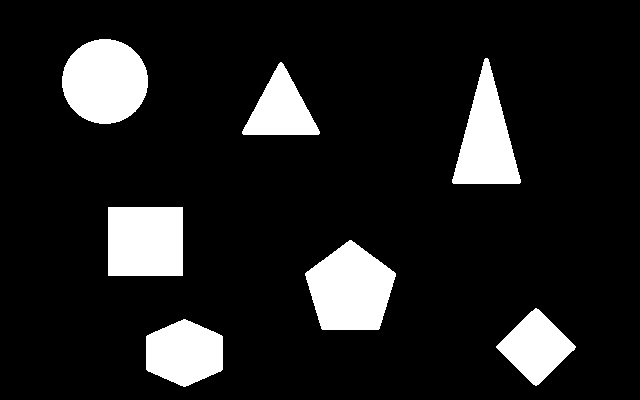
#> input picture Bilder/Objekte.png, 640 x 400 px, found by its file name
$ python labor4.py
#> lines starting #> are read from the running program, lines starting #| are printed output that depends on the picture; after the words box and inside, x2 and y2 are one past the last pixel; in counts of white or black regions, pixels touching at a corner belong together
#> further down, image is the input picture: shape (400, 640, 3); 12.4% white; 7 white regions, largest, box (x1, y1, x2, y2) and area: (305, 240, 396, 330) 5787, (62, 39, 148, 124) 5724, (108, 207, 183, 276) 5175
import cv2
import numpy as np
import matplotlib.pyplot as plt
import matplotlib
import json

def local_max(data):
    count = 0
    for r in range(len(data)):
        if data[(r-1)%len(data)] <= data[r] and data[r] > data[(r+1) % len(data)]:
            count += 1

    return count

def random_colorgen():

    b = np.round(np.random.default_rng().random()*255)
    g = np.round(np.random.default_rng().random()*255)
    r = np.round(np.random.default_rng().random()*255)

    return (int(b),int(g),int(r))

def konturanalyse(image):
    cf = json.load(open("ImageProcessingGUI.json", 'r'))
#> (reads Labor/ImageProcessingGUI.json from the repository)

    h,w=image.shape[0:2]
#> h = 400; w = 640

    newimage = np.uint8(np.zeros((h,w,3)))


    #graukonversion damit die Konturen mit high und low eingegrenzt werden können
    image_gray = cv2.cvtColor(image, cv2.COLOR_BGR2GRAY)
    _, image_binary = cv2.threshold(image_gray,cf["val1"],cf["val2"],cv2.THRESH_BINARY)
#> image_binary: shape (400, 640); values 0 (black) and 100 (white), 12.4% white; 7 white regions

    contours, hierarchy = cv2.findContours(image_binary,cv2.RETR_EXTERNAL,cv2.CHAIN_APPROX_NONE)
#> contours = 7 contours; box (x1, y1, x2, y2) and area: (305, 240, 396, 330) 5657, (62, 39, 148, 124) 5604, (108, 207, 183, 276) 5032, (452, 58, 521, 184) 4515, (146, 319, 223, 387) 3864, (496, 308, 576, 386) 3190, (242, 62, 320, 135) 2957

    bins = 90  #wenn ich es richtig verstanden habe die winkelauflösung. = 360/bins => 360/90=4°
    img_cluster = int(np.ceil(np.sqrt(len(contours))))
#> img_cluster = 3

    rect_width = w // img_cluster
#> rect_width = 213
    rect_height = h // img_cluster
#> rect_height = 133

    offsets = [(i, j) for i in range(img_cluster) for j in range(img_cluster)]

    for idx, cont in enumerate(contours[:len(contours)]):
        # Berechne die Momente der Kontur, um den Mittelpunkt zu finden
        M = cv2.moments(cont)

        cx = int(M['m10'] / M['m00'])
        cy = int(M['m01'] / M['m00'])

        # Bestimme die Position im 3x3-Raster
        offset_x, offset_y = offsets[idx]  # Die aktuelle Position im Raster

        # Berechne die obere linke Ecke des Rechtecks
        start_x = offset_x * rect_width
        start_y = offset_y * rect_height

        # Clip die Konturen, um sie innerhalb des jeweiligen Rechtecks zu halten
        # Die einzelnen Rechtecke können eine bestimmte Fläche für die Konturen haben
        cropped_image = newimage[start_y:start_y + rect_height, start_x:start_x + rect_width]

        color = random_colorgen()

        cv2.drawMarker(image_binary,(cx,cy),(255,255,255)) # der Marker muss ja nur einmal pro Kontur gezeichnet werden und nicht für jeden Pixel wieder neu :)


        radius = np.zeros((len(cont), 1))
        a = np.zeros((len(cont), 1))
        step = 3 #len(cont) / bins
        # Zeichne die Konturen und Rechtecke in den entsprechenden Bereich
        for j, pix in enumerate(cont):
            relx = pix[0][0] - cx
            rely = pix[0][1] - cy

            radius[j] = int(np.sqrt(np.square(relx) + np.square(rely)))
            a[j] = round((np.arctan2(relx, rely) + np.pi) / (2 * np.pi) * bins)

        for i in range(5):
            radius=(np.roll(radius,1)+radius+np.roll(radius,-1))/3

        for r in range(len(radius)):
            rad = radius[r]
            point1 = (int(a[r] * cropped_image.shape[1] / bins), cropped_image.shape[0] - 1)
            point2 = (int((a[r] + 1) * cropped_image.shape[1] / bins), cropped_image.shape[0] - int(2 * rad))

            # Rechtecke für jedes Shape zeichnen
            cv2.rectangle(cropped_image, point1, point2, color, thickness=cv2.FILLED)

        cv2.putText(img= cropped_image,text= str(local_max(radius)), color = (255,255,255), org= (10,10), fontFace=1, fontScale=1)

        print(radius)
#> this loop made 7 passes
#> (cx, cy, offset_x, offset_y, start_x, start_y, b in random_colorgen, g in random_colorgen) on passes 1 to 7: (184, 352, 0, 0, 0, 0, 62, 214), (535, 346, 0, 1, 0, 133, 190, 154), (350, 288, 0, 2, 0, 266, 128, 124), (145, 241, 1, 0, 213, 0, 139, 160), (280, 109, 1, 1, 213, 133, 10, 12), (486, 139, 1, 2, 213, 266, 239, 209), (104, 81, 2, 0, 426, 0, 204, 198)
#> (printed output is left out)
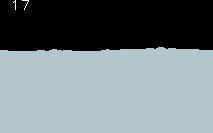
#> cropped_image: shape (133, 213, 3); mean of channels 0, 1, 2 128, 124.2, 112.3; drawn as B, G, R
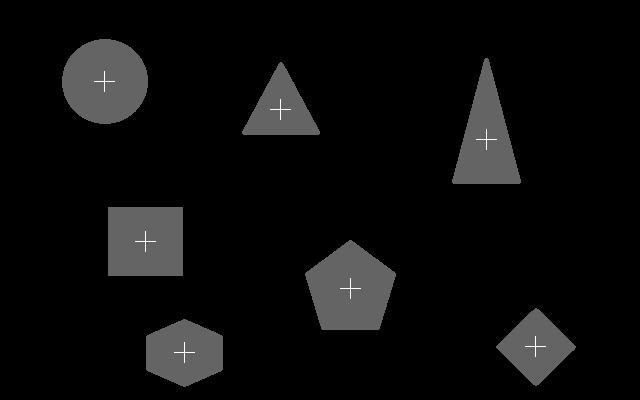
#> image_binary: shape (400, 640); min 0, max 255, mean 12.5
        # [12 lines of commented-out code are left out]


    return image_binary,newimage


def run(image, result,settings=None):
    data=np.sin(np.arange(0,100,0.5))
    data2,data1 = konturanalyse(image)
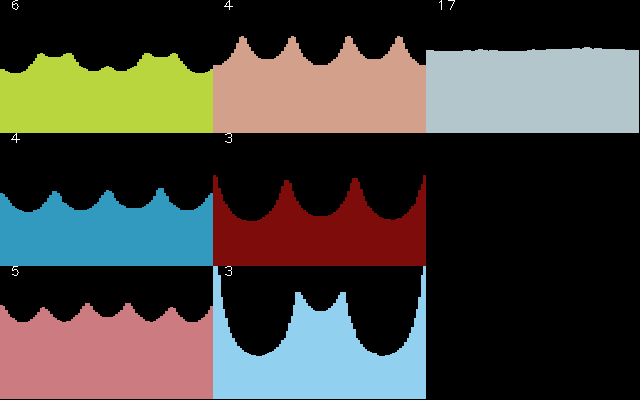
#> data1: shape (400, 640, 3); mean B, G, R 60.8, 66.7, 69
    result.append({"name":"Plot","data":data1})
    result.append({"name":"Marker","data":data2})

if __name__ == '__main__':
    matplotlib.use('Agg')
    image=cv2.imread("Images\Objekte.png")
    result=[]
    run(image,result)
    for ele in result:
        if(len(ele["data"].shape)==1):
            fig=plt.figure(num=ele["name"])
            plt.plot(ele["data"])
            fig.tight_layout()
            plt.grid(True)
            plt.xlim(0.0, len(ele["data"])-1)
            fig.canvas.draw()
            data = np.array(fig.canvas.renderer._renderer)
            cv2.imshow(ele["name"],data)
        else:
            cv2.imshow(ele["name"],ele["data"])
    cv2.waitKey(0)
    cv2.destroyAllWindows()
